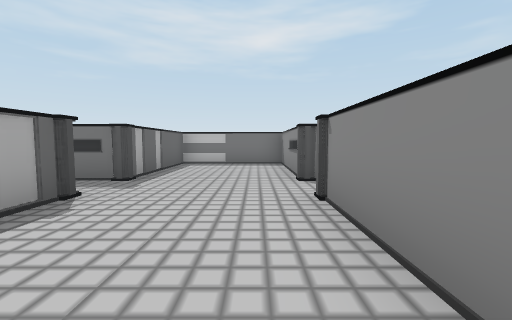
[1] (above)

24 first-person views from a walk through a scene from a Unity 3-D project. The camera is 1.5 m above the floor, tilts 4° down and sees 90° across. Doors are open. The floor is counted in squares, 2.2 m on a side. Each view is taken from the middle of a square. On the plan, view 1 faces up. The plan holds only what a view shows up to about 9 squares ahead; the rest is blank. The player character is not drawn. Some surface patterns are stand-ins.

[2]
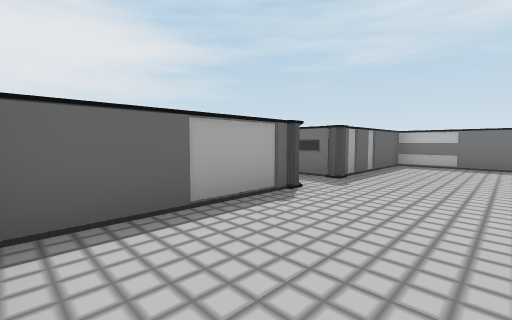

[3]
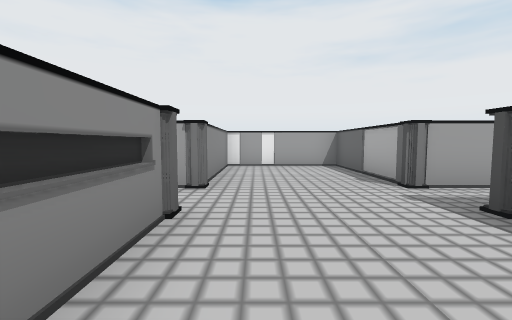

[4]
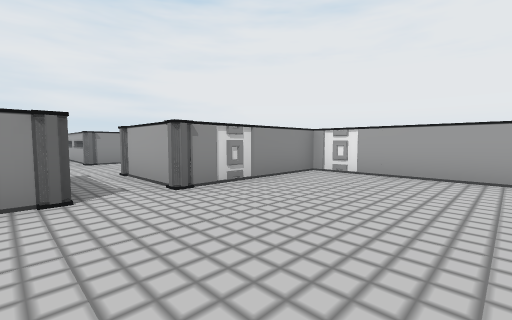

[5]
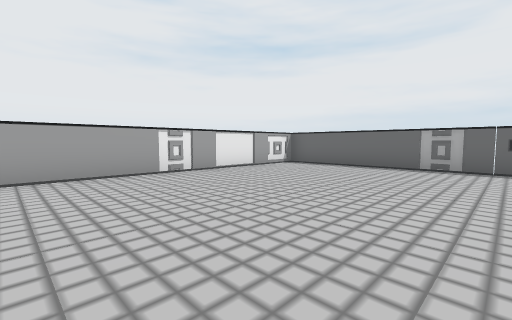

[6]
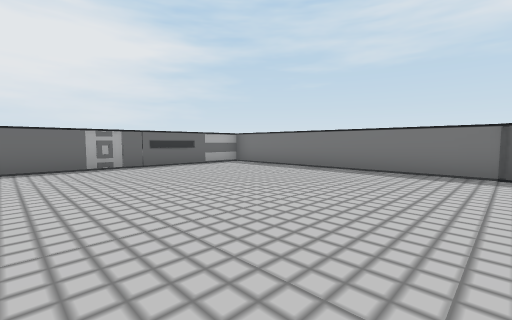

[7]
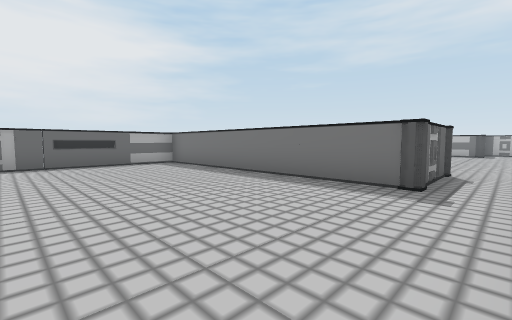

[8]
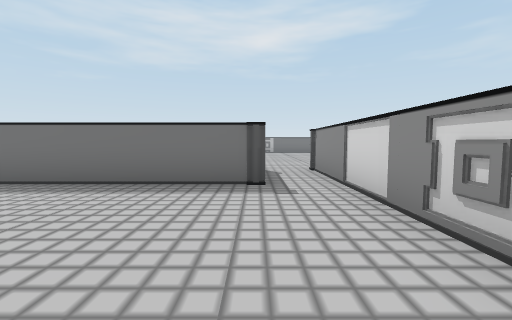

[9]
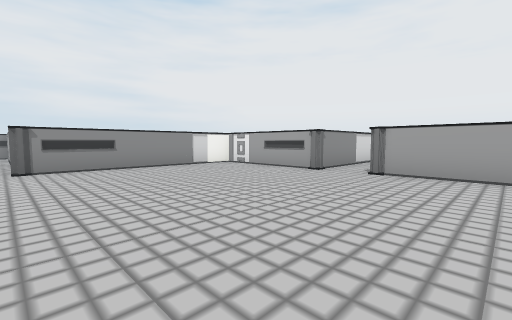

[10]
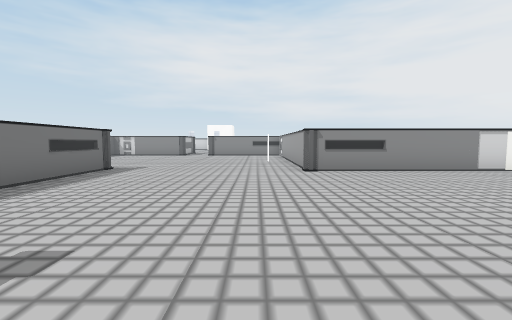

[11]
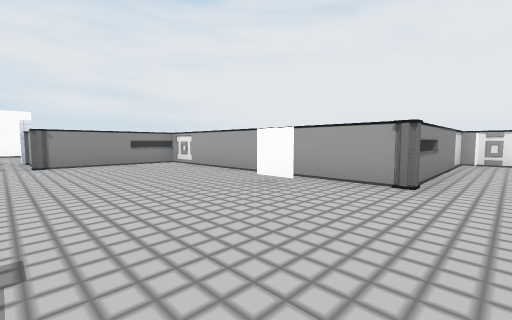

[12]
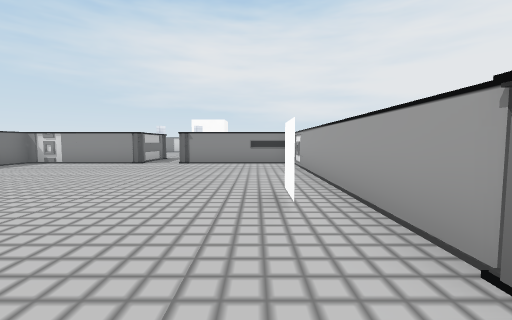

[13]
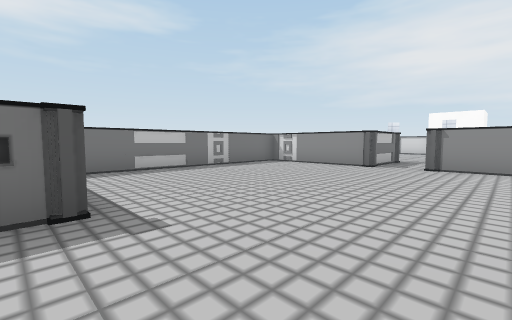

[14]
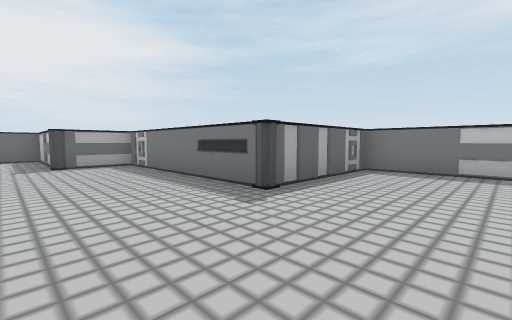

[15]
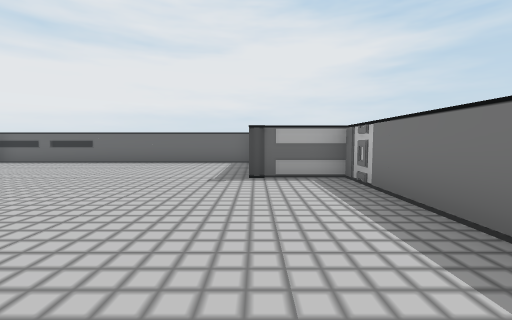

[16]
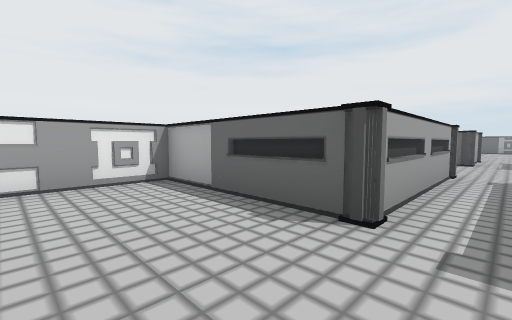

[17]
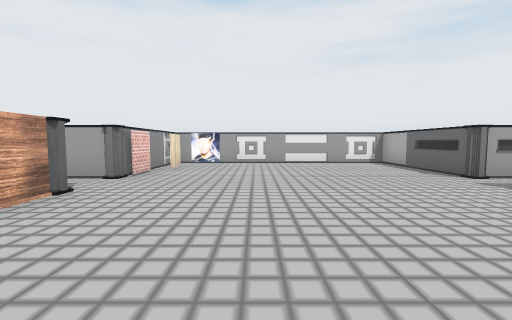

[18]
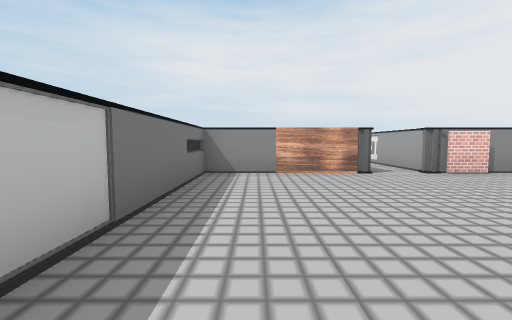

[19]
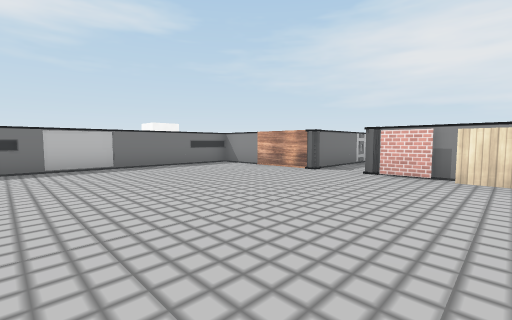

[20]
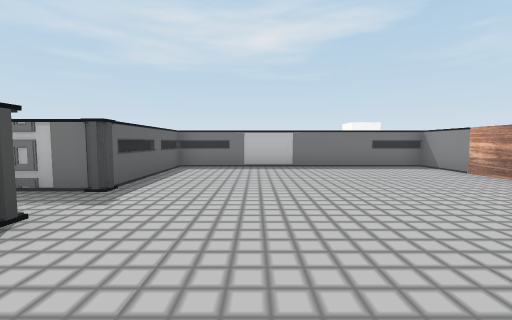

[21]
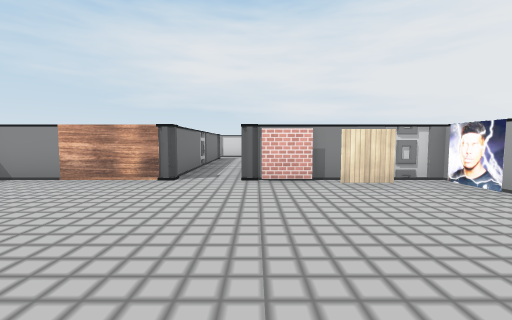

[22]
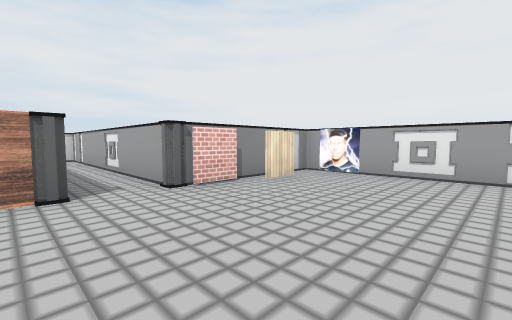

[23]
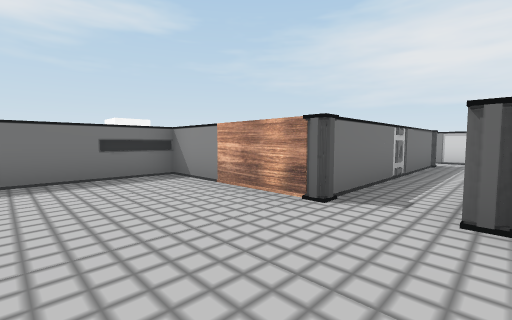

[24]
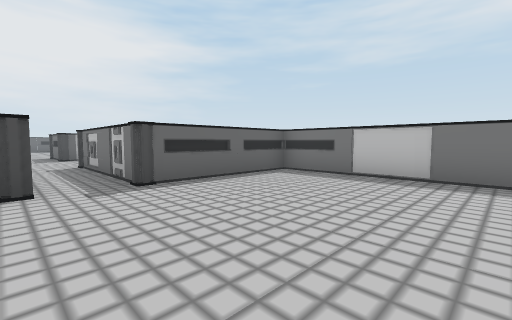

### Floor plan
Ten units are one square. View 1 is at (0, 0); x grows to the right and y downward. Boxes are objects, and circles mark ways between rooms. Rooms are numbered by the first view taken in them; rooms with no view inside come last. Other rooms are left out.
<svg viewBox="-136 -248 301 257">
<path fill="none" stroke="#000" d="M8 -46 8 -82 -23 -82 -23 -46 -34 -46M-46 -32 -23 -32 -23 4 8 4 8 -32M-46 -44 -46 -104M-59 -104 -59 -82 -131 -82 -131 4 -46 4 -46 -32M5 -166 14 -166M-13 -102 -13 -115M-46 -104 -10 -104 -10 -158 62 -158 62 -194 89 -194M-81 -104 -59 -104M85 -207 62 -207 62 -243 -5 -243 -5 -207 -59 -207 -59 -190 -95 -190 -95 -104M101 0 111 0M111 -6 111 -16M131 -46 116 -46 116 -82 49 -82 49 -46 8 -46M8 -32 49 -32 49 4 116 4 116 -32 131 -32M131 -32 160 -32M160 -46 131 -46"/>
<circle cx="-35" cy="-40" r="3" fill="#2a7"/>
<circle cx="0" cy="-40" r="3" fill="#2a7"/>
<circle cx="-50" cy="-95" r="3" fill="#2a7"/>
<circle cx="130" cy="-40" r="3" fill="#2a7"/>
<text x="-10" y="-40">1</text>
<text x="-90" y="-40">2</text>
<text x="-10" y="-170">3</text>
<text x="80" y="-40">4</text>
<text x="140" y="-40">5</text>
</svg>
Room 1 opens to room 2. Room 1 opens to room 4. Room 2 opens to room 3. Room 4 opens to room 5.

Where each view was taken, in squares from view 1:
view 1: 0 up, 0 right, facing up
view 2: 0 up, 0 right, facing up-left
view 3: 7 up, 0 right, facing down
view 4: 5 up, 8 left, facing down-right
view 5: 5 up, 6 left, facing down-left
view 6: 2 up, 6 left, facing up-left
view 7: 4 up, 5 left, facing up-left
view 8: 4 up, 6 left, facing up
view 9: 16 up, 8 left, facing down-right
view 10: 17 up, 7 left, facing right
view 11: 20 up, 2 left, facing down-right
view 12: 17 up, 2 left, facing right
view 13: 18 up, 1 left, facing up-right
view 14: 18 up, 2 right, facing up-left
view 15: 19 up, 1 left, facing left
view 16: 4 up, 7 right, facing down-left
view 17: 8 up, 9 right, facing down
view 18: 7 up, 6 right, facing right
view 19: 1 up, 6 right, facing up-right
view 20: 1 up, 7 right, facing up
view 21: 3 up, 7 right, facing right
view 22: 5 up, 8 right, facing down-right
view 23: 3 up, 9 right, facing up-right
view 24: 3 up, 9 right, facing up-left
